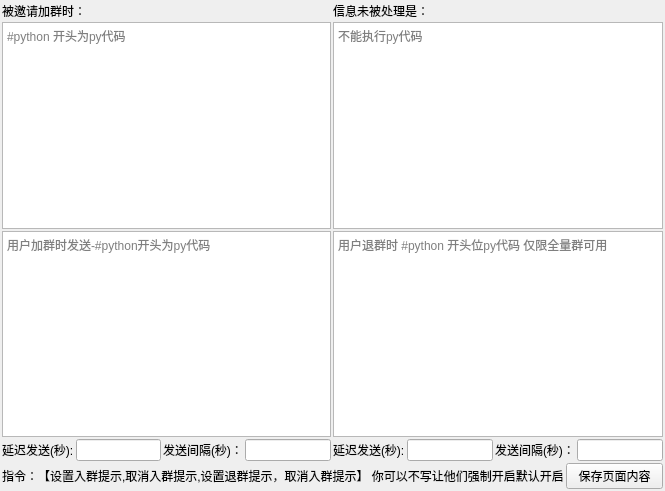
<?xml version="1.0" encoding="UTF-8"?>
<ui version="4.0">
 <class>botset</class>
 <widget class="QWidget" name="botset">
  <property name="geometry">
   <rect>
    <x>0</x>
    <y>0</y>
    <width>665</width>
    <height>491</height>
   </rect>
  </property>
  <property name="windowTitle">
   <string>Form</string>
  </property>
  <layout class="QVBoxLayout" name="verticalLayout">
   <property name="spacing">
    <number>2</number>
   </property>
   <property name="leftMargin">
    <number>2</number>
   </property>
   <property name="topMargin">
    <number>2</number>
   </property>
   <property name="rightMargin">
    <number>2</number>
   </property>
   <property name="bottomMargin">
    <number>2</number>
   </property>
   <item>
    <layout class="QGridLayout" name="gridLayout">
     <item row="1" column="1">
      <widget class="QTextEdit" name="wclhf">
       <property name="placeholderText">
        <string>不能执行py代码</string>
       </property>
      </widget>
     </item>
     <item row="1" column="0">
      <widget class="QTextEdit" name="textEdit">
       <property name="placeholderText">
        <string>#python 开头为py代码</string>
       </property>
      </widget>
     </item>
     <item row="2" column="1">
      <widget class="QTextEdit" name="textEdit_2">
       <property name="placeholderText">
        <string>用户退群时 #python 开头位py代码 仅限全量群可用</string>
       </property>
      </widget>
     </item>
     <item row="0" column="0">
      <widget class="QLabel" name="label_2">
       <property name="text">
        <string>被邀请加群时：</string>
       </property>
      </widget>
     </item>
     <item row="2" column="0">
      <widget class="QTextEdit" name="textEdit_3">
       <property name="placeholderText">
        <string>用户加群时发送-#python开头为py代码 </string>
       </property>
      </widget>
     </item>
     <item row="0" column="1">
      <widget class="QLabel" name="label_3">
       <property name="text">
        <string>信息未被处理是：</string>
       </property>
      </widget>
     </item>
     <item row="5" column="1">
      <layout class="QHBoxLayout" name="horizontalLayout_2">
       <item>
        <widget class="QLabel" name="label_5">
         <property name="text">
          <string>延迟发送(秒):</string>
         </property>
        </widget>
       </item>
       <item>
        <widget class="QLineEdit" name="lineEdit_2">
         <property name="maximumSize">
          <size>
           <width>16777215</width>
           <height>16777215</height>
          </size>
         </property>
        </widget>
       </item>
       <item>
        <widget class="QLabel" name="label_6">
         <property name="text">
          <string>发送间隔(秒)：</string>
         </property>
        </widget>
       </item>
       <item>
        <widget class="QLineEdit" name="lineEdit_3">
         <property name="maximumSize">
          <size>
           <width>16777215</width>
           <height>16777215</height>
          </size>
         </property>
        </widget>
       </item>
      </layout>
     </item>
     <item row="5" column="0">
      <layout class="QHBoxLayout" name="horizontalLayout">
       <property name="topMargin">
        <number>0</number>
       </property>
       <item>
        <widget class="QLabel" name="label_7">
         <property name="text">
          <string>延迟发送(秒):</string>
         </property>
        </widget>
       </item>
       <item>
        <widget class="QLineEdit" name="lineEdit_4"/>
       </item>
       <item>
        <widget class="QLabel" name="label">
         <property name="text">
          <string>发送间隔(秒)：</string>
         </property>
        </widget>
       </item>
       <item>
        <widget class="QLineEdit" name="lineEdit">
         <property name="placeholderText">
          <string/>
         </property>
        </widget>
       </item>
      </layout>
     </item>
    </layout>
   </item>
   <item>
    <layout class="QHBoxLayout" name="horizontalLayout_3">
     <property name="topMargin">
      <number>0</number>
     </property>
     <item>
      <widget class="QLabel" name="label_4">
       <property name="text">
        <string>指令：【设置入群提示,取消入群提示,设置退群提示，取消入群提示】 你可以不写让他们强制开启默认开启</string>
       </property>
      </widget>
     </item>
     <item>
      <widget class="QPushButton" name="pushButton">
       <property name="text">
        <string>保存页面内容</string>
       </property>
      </widget>
     </item>
    </layout>
   </item>
  </layout>
 </widget>
 <resources/>
 <connections/>
</ui>
